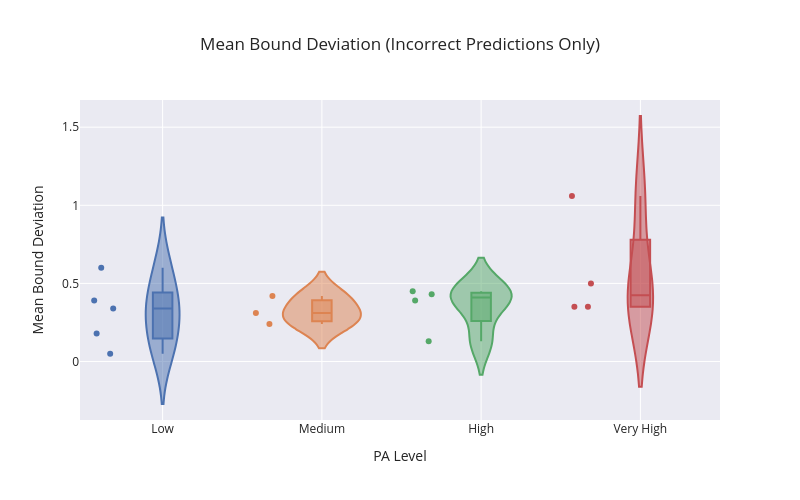

Write notebook code for a chart like this one.
### Code cell
metrics_df[['Correct', 'Total']] = metrics_df['Correct/Total Windows'].str.split('/', expand=True).astype(int)
metrics_df['Incorrect'] = metrics_df['Total'] - metrics_df['Correct']

violin_df = metrics_df[metrics_df['Incorrect'] > 0].copy()

fig_violin = px.violin(
    violin_df,
    x='PA Level',
    y='Mean Bound Deviation',
    color='PA Level',
    box=True,
    points='all',
    title='Mean Bound Deviation (Incorrect Predictions Only)',
    template='seaborn'
)
fig_violin.update_layout(
    showlegend=False,
    width=800,
    height=500
)
fig_violin.show()

### Figure 1 — Plotly figure (JSON) as saved in the notebook; plotly's stock layout.template omitted (floating-point values rounded to 4 significant figures)
{"data": [{"alignmentgroup": "True", "box": {"visible": true}, "hovertemplate": "PA Level=%{x}<br>Mean Bound Deviation=%{y}<extra></extra>", "legendgroup": "Low", "marker": {"color": "rgb(76,114,176)"}, "name": "Low", "offsetgroup": "Low", "orientation": "v", "points": "all", "scalegroup": "True", "showlegend": true, "type": "violin", "x": ["Low", "Low", "Low", "Low", "Low"], "x0": " ", "xaxis": "x", "y": [0.05, 0.18, 0.39, 0.34, 0.6], "y0": " ", "yaxis": "y"}, {"alignmentgroup": "True", "box": {"visible": true}, "hovertemplate": "PA Level=%{x}<br>Mean Bound Deviation=%{y}<extra></extra>", "legendgroup": "Medium", "marker": {"color": "rgb(221,132,82)"}, "name": "Medium", "offsetgroup": "Medium", "orientation": "v", "points": "all", "scalegroup": "True", "showlegend": true, "type": "violin", "x": ["Medium", "Medium", "Medium"], "x0": " ", "xaxis": "x", "y": [0.31, 0.24, 0.42], "y0": " ", "yaxis": "y"}, {"alignmentgroup": "True", "box": {"visible": true}, "hovertemplate": "PA Level=%{x}<br>Mean Bound Deviation=%{y}<extra></extra>", "legendgroup": "High", "marker": {"color": "rgb(85,168,104)"}, "name": "High", "offsetgroup": "High", "orientation": "v", "points": "all", "scalegroup": "True", "showlegend": true, "type": "violin", "x": ["High", "High", "High", "High"], "x0": " ", "xaxis": "x", "y": [0.13, 0.43, 0.39, 0.45], "y0": " ", "yaxis": "y"}, {"alignmentgroup": "True", "box": {"visible": true}, "hovertemplate": "PA Level=%{x}<br>Mean Bound Deviation=%{y}<extra></extra>", "legendgroup": "Very High", "marker": {"color": "rgb(196,78,82)"}, "name": "Very High", "offsetgroup": "Very High", "orientation": "v", "points": "all", "scalegroup": "True", "showlegend": true, "type": "violin", "x": ["Very High", "Very High", "Very High", "Very High"], "x0": " ", "xaxis": "x", "y": [0.35, 0.5, 0.35, 1.06], "y0": " ", "yaxis": "y"}], "layout": {"height": 500, "legend": {"title": {"text": "PA Level"}, "tracegroupgap": 0}, "showlegend": false, "title": {"text": "Mean Bound Deviation (Incorrect Predictions Only)"}, "violinmode": "overlay", "width": 800, "xaxis": {"anchor": "y", "categoryarray": ["Low", "Medium", "High", "Very High"], "categoryorder": "array", "domain": [0, 1], "title": {"text": "PA Level"}}, "yaxis": {"anchor": "x", "domain": [0, 1], "title": {"text": "Mean Bound Deviation"}}}}
